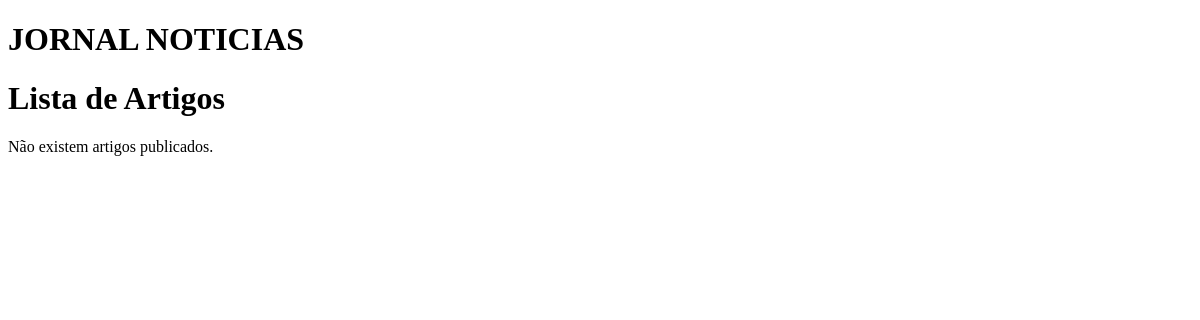
Before: / with the older database file.
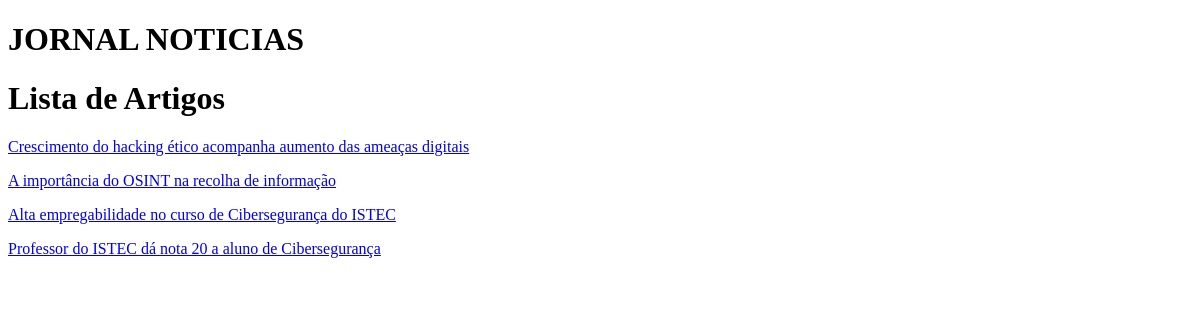
After: the same page with the newer database file.
### noticias/models.py (models this page shows, shortened)
class Artigo(models.Model):
    titulo = models.CharField(max_length=200)
    corpo = models.TextField()
    data_criacao = models.DateTimeField(auto_now_add=True)

### noticias/views.py (the view)
# urls.py: path('', views.lista_artigos, name='lista_artigos'),
def lista_artigos(request):
    artigos = Artigo.objects.all()
    return render(request, 'noticias/lista_artigos.html', {'artigos': artigos})

### noticias/templates/noticias/lista_artigos.html (shortened to what this page needs)
<!DOCTYPE html>
<html>
<head>
</head>
<body>
    <h1>JORNAL NOTICIAS</h1>
    <h1>Lista de Artigos</h1>
    {% for artigo in artigos %}
        <p>
            <a href="{% url 'detalhe_artigo' artigo.id %}">
                {{ artigo.titulo }}
            </a>
        </p>
    {% empty %}
        <p>Não existem artigos publicados.</p>
    {% endfor %}
</body>
</html>

Changed rows visible on the page:
added Artigo: titulo "Crescimento do hacking ético acompanha aumento das ameaças digitais"
added Artigo: titulo "A importância do OSINT na recolha de informação"
added Artigo: titulo "Alta empregabilidade no curso de Cibersegurança do ISTEC"
added Artigo: titulo "Professor do ISTEC dá nota 20 a aluno de Cibersegurança"
Other visible differences:
text no longer shown: "Não existem artigos publicados."
